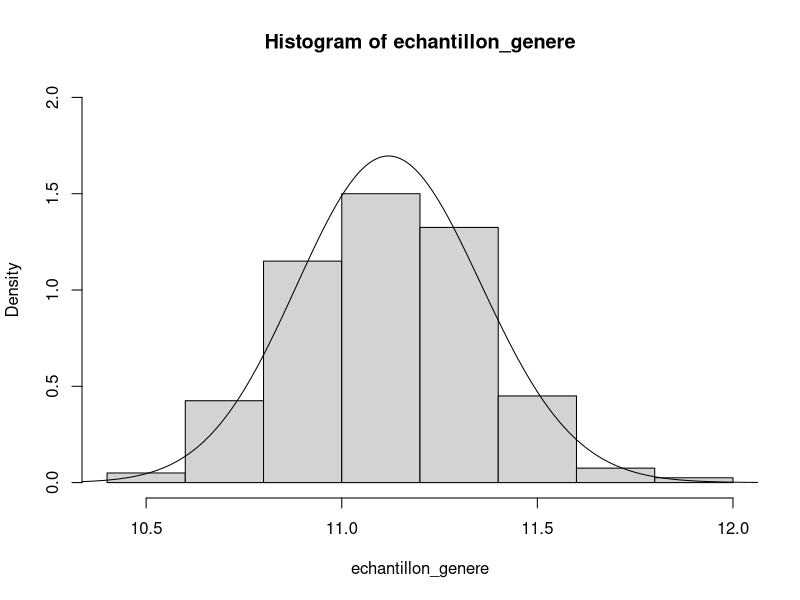

Reproduce this figure in R. (Note: a time limit stopped this script after it produced the figure.)
## ---- chunk 1
tirage_loi_instrumentale <- function(){
    return(rexp(1, rate = (n / K)))
}
## ---- chunk 2
calcul_r <- function(theta_t, theta_etoile){
    if (theta_t == 0) {
        theta_t = 0.000001
    }
    if (theta_etoile == 0){
        theta_etoile = 0.0000001
    }
    
    
    if (theta_etoile * theta_t > 0){
        #meme signe
        val = exp( (K - 1) * log(theta_etoile / theta_t) + n * (1 - (1/K)) * (theta_t - theta_etoile))
    } else {
        #signes opposés
        val = (-1)**(K-1) * exp( (K - 1) * log(- theta_etoile / theta_t) + n * (1 - (1/K)) * (theta_t - theta_etoile))
    }
    return(val)
}
## ---- chunk 3
metropolisHasting <- function(nb_iterations){
    #etape 1
    theta_t = K/n #Initialisation de theta_0
    
    #iterations :
    for (i in 1:nb_iterations) {
        #etape 2
        theta_etoile = tirage_loi_instrumentale()
        #etape 3
        r = calcul_r(theta_t, theta_etoile)
        #etape 4
        if (runif(1) < min(1,r)) {
            theta_t <- theta_etoile
        }
        #Sinon on ne change pas theta_t
    }
    return(theta_t)
}
## ---- chunk 4
generationMetropolis <- function(n, nb_iter){
    vect = c()
    for (i in 1:n){
        vect = c(vect, metropolisHasting(nb_iter))
    }
    return(vect)
}
## ---- chunk 5
#Chargement de l'échantillon
echantillon = scan("echantillon.txt")
## ---- chunk 6
#Calcul des paramètres de la loi Gamma :
K = sum(echantillon)
n = length(echantillon)
## ---- chunk 7
echantillon_genere = generationMetropolis(200,30000)
## ---- chunk 8
#moyenne, médialle, quartiles :
summary(echantillon_genere)

#intervalle de confiance centré à 95% :
quantile(echantillon_genere, c(0.025, 0.975))
## ---- chunk 9
hist(echantillon_genere, freq = FALSE, ylim = c(0,2))
intervalle = (0:2000) / 100
lines(intervalle, dgamma(intervalle, shape = K, scale = 1/n))
## ---- chunk 10
simulation_y_tilde <- function(theta){
    return(rpois(1, theta))
}
## ---- chunk 11
Monte_carlo <- function(n){
    vect = c()
    for (i in 1:n){
        theta = metropolisHasting(20000)
        y_tilde = simulation_y_tilde(theta)
        vect = c(vect, y_tilde)
    }
    return(vect)
}
## ---- chunk 12
simu = Monte_carlo(n)
summary(simu)
## ---- chunk 13
histSim <- hist(simu, freq = FALSE)
histDonnees <- hist(echantillon, freq = FALSE)

#en rouge, les donnees
plot(histDonnees, col = rgb(1,0,0,1/4), ylim = c(0,0.16), freq = FALSE)
#en bleu, les donnes simulees
plot(histSim, col = rgb(0,0,1,1/4), freq = FALSE, add = T)
## ---- chunk 14

#On simule z à partir de theta.

simulation_z<- function(theta, y, z){
    val = c()
    K = length(theta)
    for (i in 1:length(y)){
        p = ((theta^y[i]) * exp(- theta)) / factorial(y[i])
        val = c(val, sample(1:K, 1, prob = p))
    }
    return(val)
}

## ---- chunk 15
#On simule des valeurs de theta a partir de z
#z suit une loi gamma: on simule a partir de rgamma

simulation_theta <- function(z, y, theta){
  theta_sim = c()
  K = length(theta)
  for (k in 1:K){
    nk = length(z[z == k]) #Nombre de valeurs de z egales a k
    yk = mean(y[z == k])  #yi ou i tq zi == k, c'est a dire yi avec i dans Ik
    #if (is.na(yk)){
    #  yk = 10
    #}
    theta_sim = c(theta_sim, rgamma(1, shape = nk * yk, scale = 1/nk))
  }
  return(theta_sim)
}
## ---- chunk 16
initialisation_theta <- function(n){
    theta = 20 * runif(n)
    return(theta)
}
## ---- chunk 17

gibbs <-function(y, K) {
  n = length(y)
  
  theta = initialisation_theta(K)
  z = sample(1:K, n, replace = T)
  
  for (i in 1:1000){
    theta = simulation_theta(z, y, theta)
    z = simulation_z(theta, y, z)
  }
  
  return(list(theta = theta, z = z))
}
## ---- chunk 18
#genere n valeurs via gibbs
gen_gibbs <- function(y, K ,n ){
    val = c()
    for (i in 1:n){
        val = c(val, gibbs(y, K))
    }
    return(val)
}

## ---- chunk 19
estimation_theta <- function(theta){
    return(mean(theta))
}
## ---- chunk 20
estimation_proportions <- function(z, K){
    prop = c()
    for (i in 1:K){
        prop = c(prop, mean(z[z==i]))
    }
    return(prop)
}
## ---- chunk 21
loi_melange <- function (p, theta){
  classe_choisie = sample(1:length(theta), 1, prob = p)
  val_melange = rpois(1, theta[classe_choisie])
  return(val_melange)
}



gen_melange <-function(p, theta, n){
   gen= c()
   for (i in 1:n){
     gen = c(gen, loi_melange(p, theta))
   }
   return(gen)
}
## ---- chunk 22

K = 4
K_4 = gibbs(echantillon, K)

theta_moyen = estimation_theta(K_4$theta)
p = estimation_proportions(K_4$z, K)
theta = K_4$theta

hist_ech = hist(echantillon)
hist_k4 = hist(gen_melange(p, theta, 200))


plot(hist_ech, col = rgb(1,0,0,1/4), ylim = c(0,0.16), freq = FALSE)
plot(hist_k4, col = rgb(0,0,1,1/4), freq = FALSE, add = T)

## ---- chunk 23

K = 5
K_4 = gibbs(echantillon, K)

theta_moyen = estimation_theta(K_4$theta)
p = estimation_proportions(K_4$z, K)
theta = K_4$theta

hist_k4 = hist(gen_melange(p, theta, 200))


plot(hist_ech, col = rgb(1,0,0,1/4), ylim = c(0,0.16), freq = FALSE)
plot(hist_k4, col = rgb(0,0,1,1/4), freq = FALSE, add = T)

## ---- chunk 24

K = 6
K_4 = gibbs(echantillon, K)

theta_moyen = estimation_theta(K_4$theta)
p = estimation_proportions(K_4$z, K)
theta = K_4$theta

hist_k4 = hist(gen_melange(p, theta, 200))


plot(hist_ech, col = rgb(1,0,0,1/4), ylim = c(0,0.16), freq = FALSE)
plot(hist_k4, col = rgb(0,0,1,1/4), freq = FALSE, add = T)
